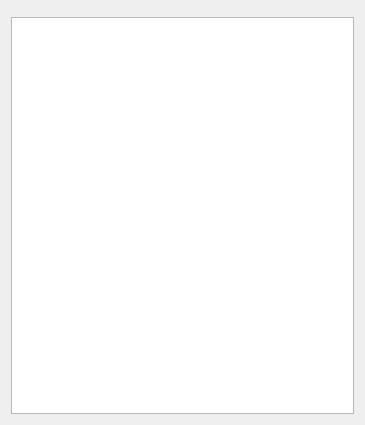
<?xml version="1.0" encoding="UTF-8"?>
<ui version="4.0">
 <class>LiftSearchForm</class>
 <widget class="QWidget" name="LiftSearchForm">
  <property name="geometry">
   <rect>
    <x>0</x>
    <y>0</y>
    <width>365</width>
    <height>425</height>
   </rect>
  </property>
  <property name="windowTitle">
   <string>Form</string>
  </property>
  <layout class="QVBoxLayout" name="verticalLayout">
   <item>
    <widget class="RM::TextInputForm" name="inputForm" native="true"/>
   </item>
   <item>
    <widget class="QTreeView" name="treeView">
     <property name="textElideMode">
      <enum>Qt::ElideNone</enum>
     </property>
     <property name="indentation">
      <number>5</number>
     </property>
     <property name="rootIsDecorated">
      <bool>false</bool>
     </property>
     <property name="wordWrap">
      <bool>true</bool>
     </property>
     <property name="headerHidden">
      <bool>true</bool>
     </property>
    </widget>
   </item>
  </layout>
 </widget>
 <customwidgets>
  <customwidget>
   <class>RM::TextInputForm</class>
   <extends>QWidget</extends>
   <header>textinputform.h</header>
   <container>1</container>
  </customwidget>
 </customwidgets>
 <resources/>
 <connections/>
</ui>
